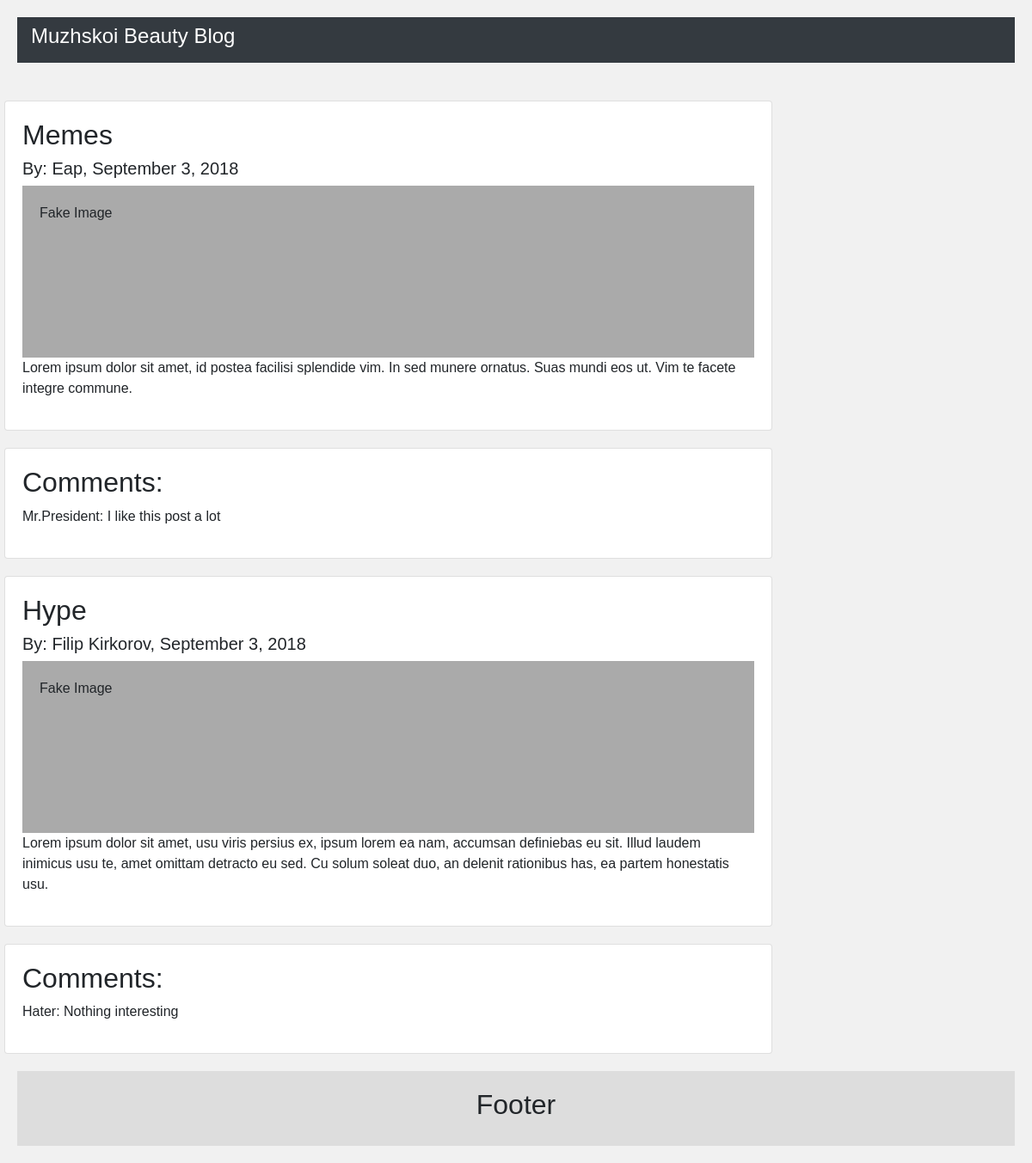
The page / on the database its author committed.
### main/models.py (models this page shows)
class Post(models.Model):
    title = models.CharField(max_length = 255)
    author = models.CharField(max_length = 255)
    date_published = models.CharField(max_length = 255)
    content = models.CharField(max_length = 255)
    comment = models.ForeignKey(Comment, on_delete = models.CASCADE)

class Comment(models.Model):
    comments = models.CharField(max_length = 255)
    left_by = models.CharField(max_length = 255)
    def __str__(self):
        return self.left_by + ": " + self.comments

### main/views.py (the view)
# urls.py: path('', views.view_blog),
def view_blog(request):
    posts = Post.objects.all()
    context = { 'posts': posts }
    return render(request, 'blog.html', context)

### main/templates/blog.html
{% extends 'index.html' %}
{% load static %}
{% block body %}
{% for post in posts %}
<div class="leftcolumn">
    <div class="card">
        <h2> {{post.title}} </h2>
        <h5> By: {{post.author}}, {{post.date_published}} </h5>
        <div class="fakeimg" style="height:200px;"> Fake Image </div>
        <p> {{post.content}} </p>
    </div>
</div>
<div class="leftcolumn">
    <div class="card">
        <h2> Comments: </h2>
        <p> {{post.comment}} </p>
    </div>
</div>
{% endfor %}
{% endblock %}

### main/templates/index.html (shortened to what this page needs)
{% load static %}
<!DOCTYPE html>
<html>
<head>
	<link rel="stylesheet" href="https://stackpath.bootstrapcdn.com/bootstrap/4.1.3/css/bootstrap.min.css">
	<link rel="stylesheet" href="{% static 'index.css' %}">
</head>
<body>
	<nav class="navbar navbar-dark bg-dark">
			<h4> Muzhskoi Beauty Blog </h4>
	</nav>
<br>
<div class="row">
{% block body %}
{% endblock %}
</div>
</body>
<div class="footer">
    <h2> Footer </h2>
</div>
</html>

### main/static/index.css (style rules this page uses)
h4 { color: white }
body { font-family: Arial; padding: 20px; background: #f1f1f1; }
.leftcolumn { float: left; width: 75%; }
.fakeimg { background-color: #aaa; width: 100%; padding: 20px; }
.card { background-color: white; padding: 20px; margin-top: 20px; }
.row:after { content: ""; display: table; clear: both; }
.footer { padding: 20px; text-align: center; background: #ddd; margin-top: 20px; }

### rows shown on the page
Post: title "Memes", author "Eap", date_published "September 3, 2018", content "Lorem ipsum dolor sit amet, id postea facilisi splendide vim. In sed munere ornatus. Suas mundi eos ut. Vim te facete integre commune.", comment "Mr.President: I like this post a lot"
Post: title "Hype", author "Filip Kirkorov", date_published "September 3, 2018", content "Lorem ipsum dolor sit amet, usu viris persius ex, ipsum lorem ea nam, accumsan definiebas eu sit. Illud laudem inimicus usu te, amet omittam detracto eu sed. Cu solum soleat duo, an delenit rationibus has, ea partem honestatis usu.", comment "Hater: Nothing interesting"
